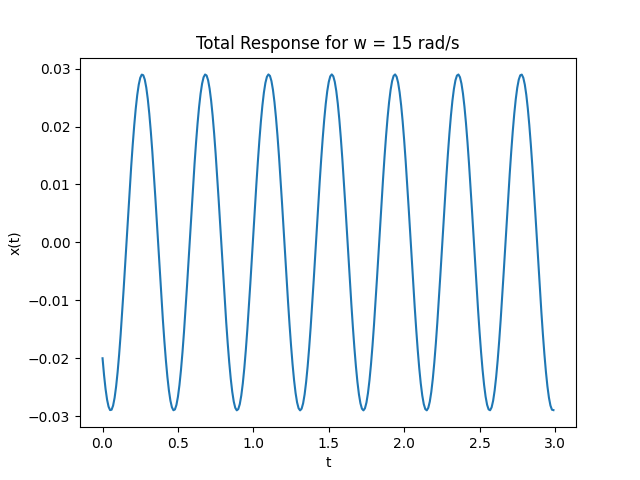

Python code for this plot:
import numpy as np
import math

t = np.arange(0, 3, 0.01)

X = []
for i in t:
    value = - 0.021*math.sin(15*i) - 0.02*math.cos(15*i)
    X.append(value)
    
import matplotlib.pyplot as plt
plt.plot(t, X)
plt.title("Total Response for w = 15 rad/s")
plt.xlabel("t")
plt.ylabel("x(t)")
plt.savefig("SSR_Q2_W15")
plt.show()
